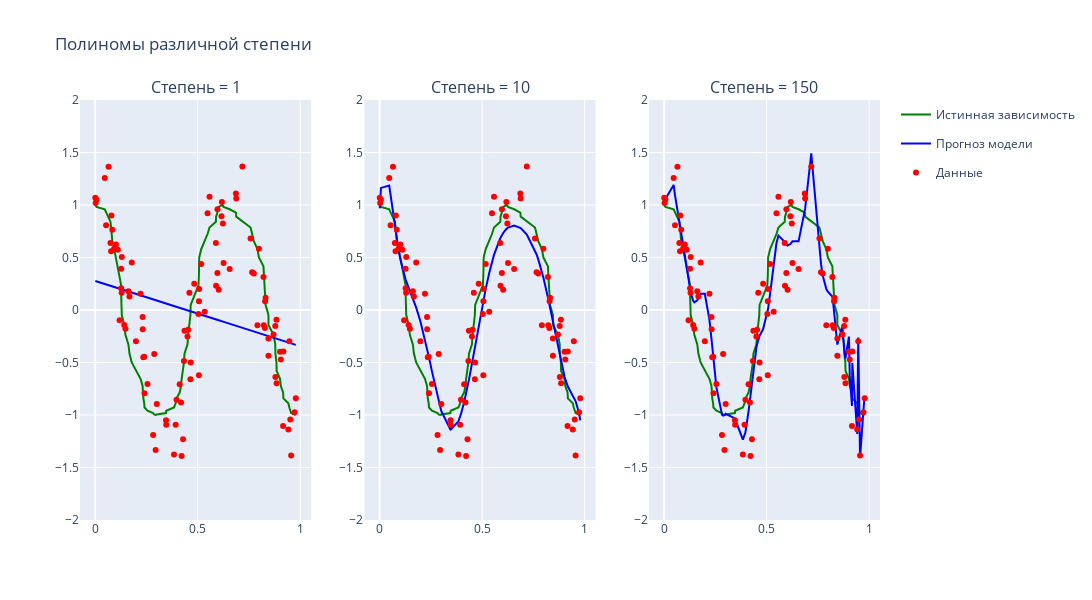

The code cell stored with this chart in its notebook:
### Markdown cell above
В этом примере хорошо видно, что полинома второй степени явно недостаточно. Да, модель уже улавливает нелинейный характер зависимости, но сама зависимость гораздо сложнее, чем простая квадратичная форма. Поэтому проведём эксперимент и построим полиномы разных степеней 📈🔢

### Code cell
from plotly.subplots import make_subplots

degrees = [1, 10, 150]
subplot_titles = [f"Степень = {d}" for d in degrees]

fig = make_subplots(rows=1, cols=3, subplot_titles=subplot_titles)
colors = dict(true='green', pred='blue', data='red')

for i, deg in enumerate(degrees):
    poly_features = PolynomialFeatures(degree=deg, include_bias=False)

    X_poly = poly_features.fit_transform(X.reshape(-1, 1))
    X_plot_poly = poly_features.transform(x_sorted.reshape(-1, 1))

    model = LinearRegression().fit(X_poly, y)
    y_pred = model.predict(X_plot_poly)

    fig.add_trace(go.Scatter(
        x=x_sorted.flatten(), y=y_true.flatten(),
        name='Истинная зависимость', legendgroup='true', line_color=colors['true'],
        showlegend=(i == 0)
    ), 1, i+1)

    fig.add_trace(go.Scatter(
        x=x_sorted.flatten(), y=y_pred,
        name='Прогноз модели', legendgroup='pred', line_color=colors['pred'],
        showlegend=(i == 0)
    ), 1, i+1)

    
    fig.add_trace(go.Scatter(
        x=X.flatten(), y=y,
        mode='markers', name='Данные', legendgroup='data',
        marker_color=colors['data'],
        showlegend=(i == 0)
    ), 1, i+1)

fig.update_layout(
    height=600,
    width=2200,
    title="Полиномы различной степени",
)
fig.update_yaxes(range=[-2, 2])
fig.show()
